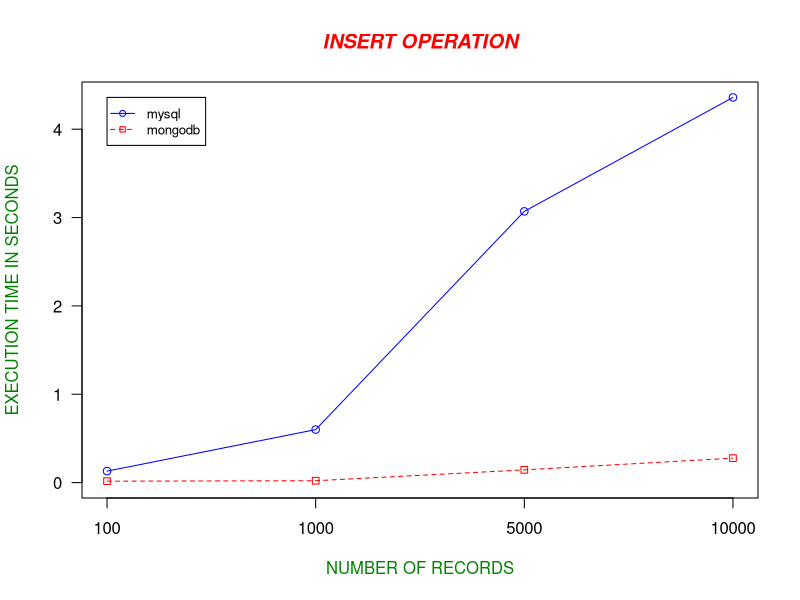

R code for this plot:
#Analysis of Variance(ANOVA)

mysql <- c(0.13, 0.60, 3.07,	4.36)
mongodb <- c(0.016,	0.021,	0.144,	0.277)

#combines data into a single data set.
Combined_grps <- data.frame(cbind(mysql,mongodb))
Combined_grps # shows spreadsheet like results

Stacked_grps <- stack(Combined_grps)
Stacked_grps  # shows the table Stacked_grps

Anova_results <- aov(values~ind,data = Stacked_grps)
summary(Anova_results) # shows Anova_results
#For displaying Graph
# Calculate range from 0 to max value of mysql and mongodb
g_range <- range(0, mysql, mongodb)

# Graph autos using y axis that ranges from 0 to max 
# value in mysql or mongodb vector.  Turn off axes and 
# annotations (axis labels) so we can specify them ourself
plot(mysql, type="o", col="blue", ylim=g_range, axes=FALSE, ann=FALSE)

# Make x axis using 100-10000 labels
axis(1, at=1:4, lab=c("100","1000","5000","10000"))

# Make y axis with horizontal labels that display ticks at 
# every 1 marks. 1*0:g_range[2] is equivalent to c(0,1,2,3).
axis(2, las=1, at=1*0:g_range[2])

# Create box around plot
box()

# Graph mongodb with red dashed line and square points
lines(mongodb, type="o", pch=22, lty=2, col="red")

# Create a title with a red, bold/italic font
title(main="INSERT OPERATION", col.main="red", font.main=4)

# Label the x and y axes with dark green text
title(xlab="NUMBER OF RECORDS", col.lab=rgb(0,0.5,0))
title(ylab="EXECUTION TIME IN SECONDS", col.lab=rgb(0,0.5,0))

# Create a legend at (1, g_range[2]) that is slightly smaller  
# and uses the same line colors and points used by 
# the actual plots 
legend(1, g_range[2], c("mysql","mongodb"), cex=0.8, 
       col=c("blue","red"), pch=21:22, lty=1:2)